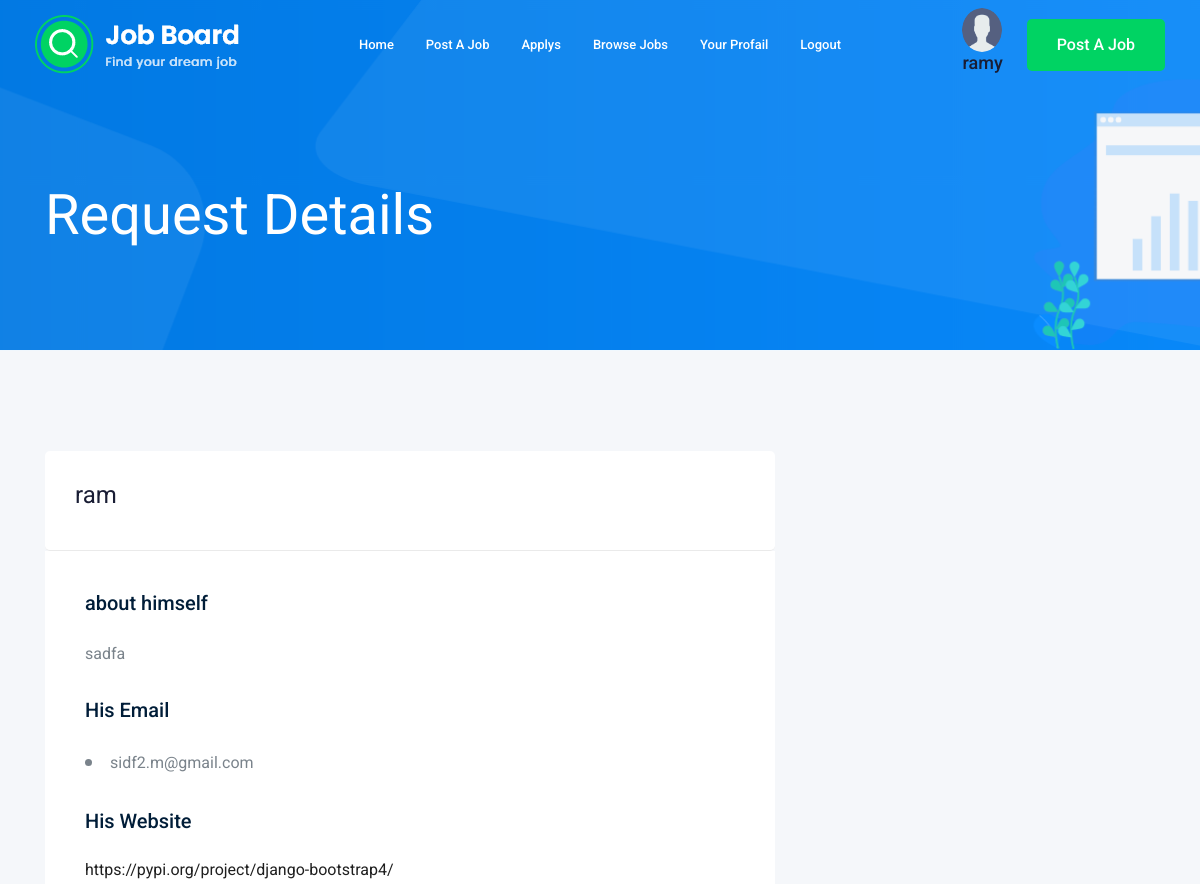
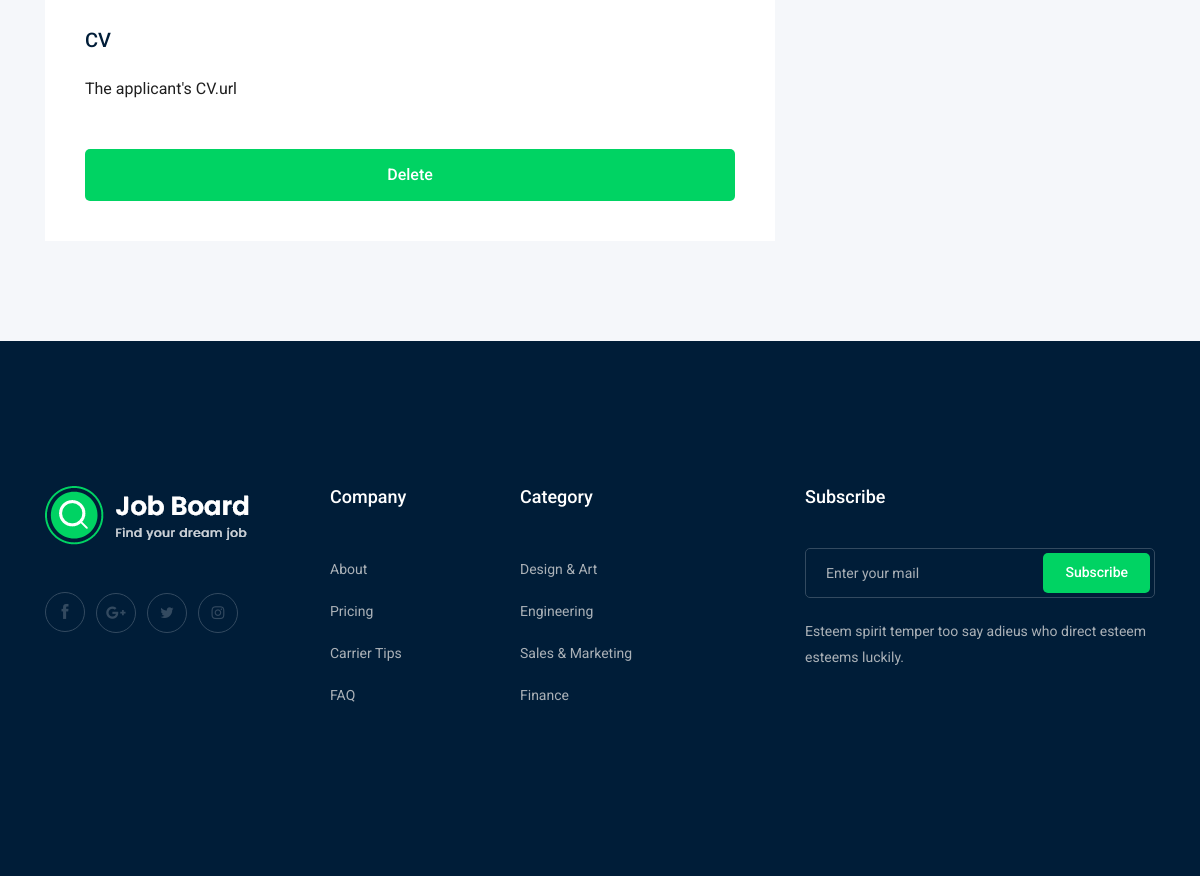
The app's page /contact/details/ram/ (signed in) with its own data (2 pictures, top to bottom).
### job/models.py (models this page shows, shortened)
class Apply (models.Model):
    owner=models.ForeignKey(User, related_name='apply_owner', on_delete=models.CASCADE)
    owner_job=models.ForeignKey(User, related_name='owner_job', on_delete=models.CASCADE)
    job=models.ForeignKey(Job,on_delete=models.CASCADE)
    name=models.CharField(max_length=30)
    email=models.EmailField(max_length=50)
    website=models.URLField(null=True,blank=True)
    cv=models.FileField(upload_to='apply/')
    cover_letter=models.TextField(max_length=500,null=True,blank=True)
    criated_at=models.DateField(auto_now=True)
    slug=models.SlugField(null=True,blank=True)

### contact/views.py (the view)
# urls.py: path('details/<str:slug>/', views.apply_details,name='applys/details'),
def apply_details (request,slug):
    apply_details=Apply.objects.get(slug=slug)
    return render (request,'contact/apply_details.html',{'apply_details':apply_details})

### contact/templates/contact/apply_details.html (shortened to what this page needs)
{% extends 'base.html' %}
{% block body %}
<div class="bradcam_area bradcam_bg_1">
    <div class="container">
        <div class="row">
            <div class="col-xl-12">
                <div class="bradcam_text">
                    <h3>Request details</h3>
                </div>
            </div>
        </div>
    </div>
</div>
<div class="job_details_area">
    <div class="container">
        <div class="row">
            <div class="col-lg-8">
                <div class="job_details_header">
                    <div class="single_jobs white-bg d-flex justify-content-between">
                        <div class="jobs_left d-flex align-items-center">
                            <div class="jobs_conetent">
                                <h4>{{apply_details.name}}</h4>
                            </div>
                        </div>
                    </div>
                </div>
                <div class="descript_wrap white-bg">
                    <div class="single_wrap">
                        <h4>about himself</h4>
                        <p>{{apply_details.cover_letter}}</p>
                    </div>
                    <div class="single_wrap">
                        <h4>His Email</h4>
                        <ul>
                            <li>{{apply_details.email}}</li>
                        </ul>
                    </div>
                    <div class="single_wrap">
                        <h4>His Website</h4>
                        <a href="{{apply_details.website}}">{{apply_details.website}}</a>
                    </div>
                    <div class="single_wrap">
                        <h4>CV</h4>
                        <a href="{% url 'cv' apply_details.slug %}">The applicant's CV.url</a>
                        <br>
                        <br>
                        <br>
                        <a href="{% url 'delete' apply_details.slug %}" class="boxed-btn3 w-100">Delete</a>
                    </div>
                </div>
            </div>
        </div>
    </div>
</div>
{% endblock body %}

### templates/base.html (shortened to what this page needs)
{% load static %}
<!doctype html>
<html class="no-js" lang="zxx">
<head>
    <link rel="stylesheet" href="{% static 'css/bootstrap.min.css' %}">
    <link rel="stylesheet" href="{% static 'css/owl.carousel.min.css' %}">
    <link rel="stylesheet" href="{% static 'css/magnific-popup.css' %}">
    <link rel="stylesheet" href="{% static 'css/font-awesome.min.css' %}">
    <link rel="stylesheet" href="{% static 'css/themify-icons.css' %}">
    <link rel="stylesheet" href="{% static 'css/nice-select.css' %}">
    <link rel="stylesheet" href="{% static 'css/flaticon.css' %}">
    <link rel="stylesheet" href="{% static 'css/jquery-ui.css' %}">
    <link rel="stylesheet" href="{% static 'css/gijgo.css' %}">
    <link rel="stylesheet" href="{% static 'css/animate.min.css' %}">
    <link rel="stylesheet" href="{% static 'css/slicknav.css' %}">
    <link rel="stylesheet" href="{% static 'css/style.css' %}">
</head>
<body>
    <header>
        <div class="header-area ">
            <div id="sticky-header" class="main-header-area">
                <div class="container-fluid ">
                    <div class="header_bottom_border">
                        <div class="row align-items-center">
                            <div class="col-xl-3 col-lg-2">
                                <div class="logo">
                                    <a href="index.html">
                                        <img src="img/logo.png" alt="">
                                    </a>
                                </div>
                            </div>
                            <div class="col-xl-6 col-lg-7">
                                <div class="main-menu  d-none d-lg-block">
                                    <nav>
                                        <ul id="navigation">
                                            <li><a href="/">home</a></li>
                                            <li><a href="{% url 'add_job' %}"> Post A Job</a></li>
                                            <li><a href="{% url 'applys' %}"> applys</a></li>
                                            <li><a href={% url 'job_list' %}>Browse Jobs</a></li>
                                            {% if request.user.is_authenticated %}
                                            <li><a href={% url 'profile' %}>Your Profail</a></li>
                                            <li><a href={% url 'logout' %}>logout</a></li>
                                            {% else %}
                                            <li><a href={% url 'contact' %}>contact with me</a></li>
                                            <li><a href={% url 'login' %}>login</a></li>
                                            {% endif %}
                                        </ul>
                                    </nav>
                                </div>
                            </div>
                            {% if request.user.is_authenticated %}
                            <div class="col-xl-3 col-lg-3 d-none d-lg-block">
                                <div class="Appointment">
                                    <div class="phone_num d-none d-xl-block">
                                        <div class="phone_num d-none d-xl-block">
                                            {% if user.profile.imag %}
                                            <a href="{% url 'profile' %}">
                                                <img src="{{user.profile.imag.url}}" class="rounded-circle" width="40px"
                                                    height="44">
                                            </a>
                                            {% else %}
                                            <a href="{% url 'profile' %}">
                                                <img src="{% static 'img/z55.png' %}" class="rounded-circle"
                                                    width="40px" height="44">
                                            </a>
                                            {% endif %}
                                            <a href={% url 'profile' %}>
                                                <h4>{{user}}</h4>
                                        </div>
                                    </div>
                                    {% endif %}
                                    <div class="d-none d-lg-block">
                                        <a class="boxed-btn3" href="{% url 'add_job' %}">Post a Job</a>
                                    </div>
                                </div>
                            </div>
                            <div class="col-12">
                            </div>
                        </div>
                    </div>
                </div>
            </div>
    </header>
    {% block body %}
    {% endblock body %}
    <footer class="footer">
        <div class="footer_top">
            <div class="container">
                <div class="row">
                    <div class="col-xl-3 col-md-6 col-lg-3">
                        <div class="footer_widget wow fadeInUp" data-wow-duration="1s" data-wow-delay=".3s">
                            <div class="footer_logo">
                                <a href="#">
                                    <img src="img/logo.png" alt="">
                                </a>
                            </div>
                            <div class="socail_links">
                                <ul>
                                    <li>
                                        <a href="#">
                                            <i class="ti-facebook"></i>
                                        </a>
                                    </li>
                                    <li>
                                        <a href="#">
                                            <i class="fa fa-google-plus"></i>
                                        </a>
                                    </li>
                                    <li>
                                        <a href="#">
                                            <i class="fa fa-twitter"></i>
                                        </a>
                                    </li>
                                    <li>
                                        <a href="#">
                                            <i class="fa fa-instagram"></i>
                                        </a>
                                    </li>
                                </ul>
                            </div>
                        </div>
                    </div>
                    <div class="col-xl-2 col-md-6 col-lg-2">
                        <div class="footer_widget wow fadeInUp" data-wow-duration="1.1s" data-wow-delay=".4s">
                            <h3 class="footer_title">
                                Company
                            </h3>
                            <ul>
                                <li><a href="#">About </a></li>
                                <li><a href="#"> Pricing</a></li>
                                <li><a href="#">Carrier Tips</a></li>
                                <li><a href="#">FAQ</a></li>
                            </ul>
                        </div>
                    </div>
                    <div class="col-xl-3 col-md-6 col-lg-3">
                        <div class="footer_widget wow fadeInUp" data-wow-duration="1.2s" data-wow-delay=".5s">
                            <h3 class="footer_title">
                                Category
                            </h3>
                            <ul>
                                <li><a href="#">Design & Art</a></li>
                                <li><a href="#">Engineering</a></li>
                                <li><a href="#">Sales & Marketing</a></li>
                                <li><a href="#">Finance</a></li>
                            </ul>
                        </div>
                    </div>
                    <div class="col-xl-4 col-md-6 col-lg-4">
                        <div class="footer_widget wow fadeInUp" data-wow-duration="1.3s" data-wow-delay=".6s">
                            <h3 class="footer_title">
                                Subscribe
                            </h3>
                            <form action="#" class="newsletter_form">
                                <input type="text" placeholder="Enter your mail">
                                <button type="submit">Subscribe</button>
                            </form>
                            <p class="newsletter_text">Esteem spirit temper too say adieus who direct esteem esteems
                                luckily.</p>
                        </div>
                    </div>
                </div>
            </div>
        </div>
        <div class="copy-right_text wow fadeInUp" data-wow-duration="1.4s" data-wow-delay=".3s">
            <div class="container">
                <div class="row">
                    <div class="col-xl-12">
                    </div>
                </div>
            </div>
        </div>
    </footer>
</body>
</html>

### records on screen
Apply: name "ram", cover_letter "sadfa", email "sidf2.m@gmail.com", website "https://pypi.org/project/django-bootstrap4/"

### other values on screen
{{ user }} "ramy"
